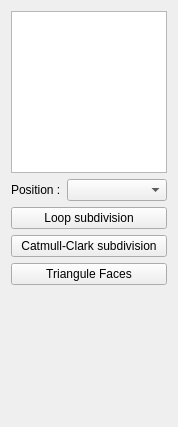
<?xml version="1.0" encoding="UTF-8"?>
<ui version="4.0">
 <class>SubdivideSurfaceWidget</class>
 <widget class="QWidget" name="SubdivideSurfaceWidget">
  <property name="geometry">
   <rect>
    <x>0</x>
    <y>0</y>
    <width>176</width>
    <height>427</height>
   </rect>
  </property>
  <property name="windowTitle">
   <string>Form</string>
  </property>
  <layout class="QVBoxLayout" name="verticalLayout">
   <item>
    <widget class="QListWidget" name="mapList"/>
   </item>
   <item>
    <layout class="QHBoxLayout" name="horizontalLayout_2">
     <item>
      <widget class="QLabel" name="label_2">
       <property name="text">
        <string>Position :</string>
       </property>
      </widget>
     </item>
     <item>
      <widget class="QComboBox" name="combo_positionAttribute">
       <property name="sizePolicy">
        <sizepolicy hsizetype="MinimumExpanding" vsizetype="Fixed">
         <horstretch>0</horstretch>
         <verstretch>0</verstretch>
        </sizepolicy>
       </property>
      </widget>
     </item>
    </layout>
   </item>
   <item>
    <widget class="QPushButton" name="button_loopSubdivision">
     <property name="text">
      <string>Loop subdivision</string>
     </property>
    </widget>
   </item>
   <item>
    <widget class="QPushButton" name="button_CCSubdivision">
     <property name="text">
      <string>Catmull-Clark subdivision</string>
     </property>
    </widget>
   </item>
   <item>
    <widget class="QPushButton" name="button_trianguleFaces">
     <property name="text">
      <string>Triangule Faces</string>
     </property>
    </widget>
   </item>
   <item>
    <spacer name="verticalSpacer">
     <property name="orientation">
      <enum>Qt::Vertical</enum>
     </property>
     <property name="sizeHint" stdset="0">
      <size>
       <width>156</width>
       <height>161</height>
      </size>
     </property>
    </spacer>
   </item>
  </layout>
 </widget>
 <resources/>
 <connections/>
</ui>
